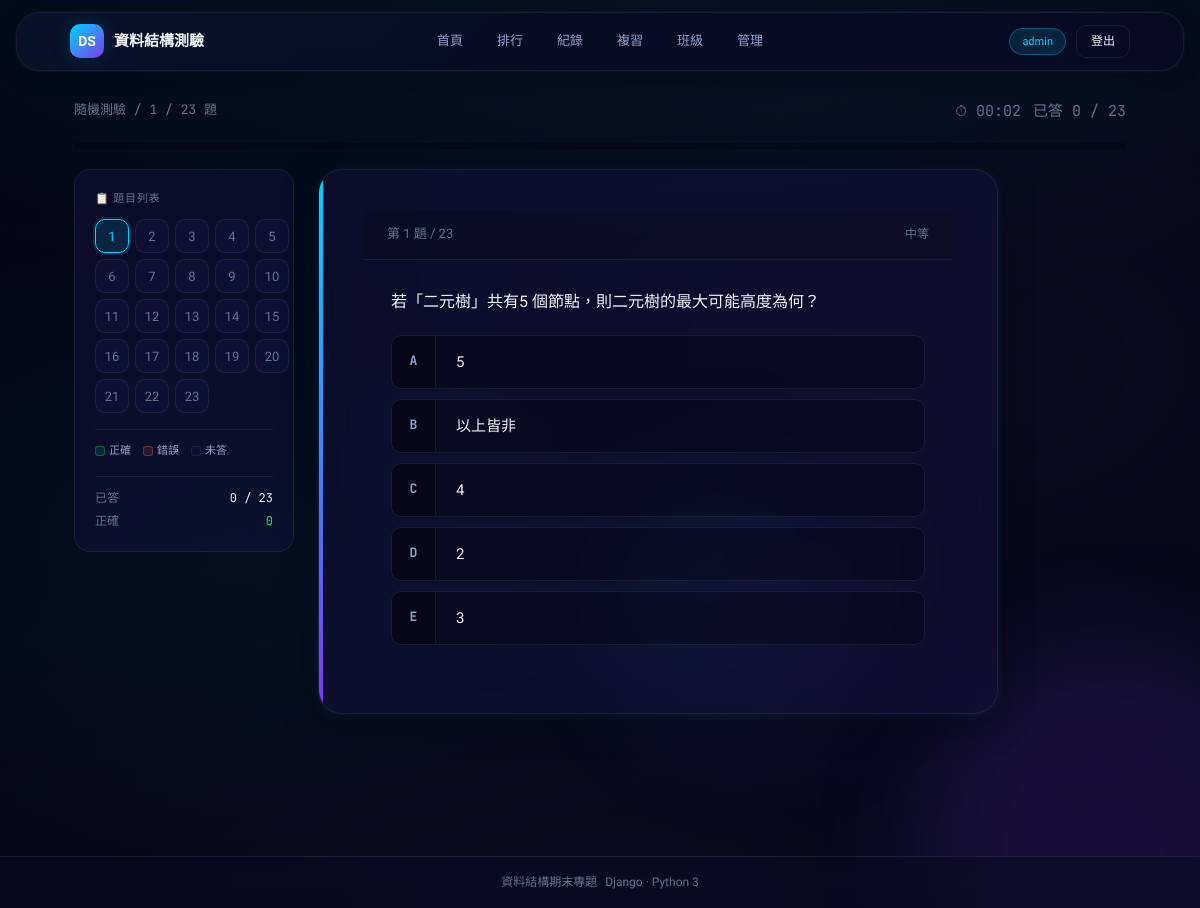
Page /random-quiz/take/ (signed in) on the committed database.
### quiz_app/models.py (models this page shows, shortened)
class User(AbstractUser):
    nickname = models.CharField(max_length=50, blank=True, verbose_name='暱稱')
    student_class = models.CharField(max_length=50, blank=True, null=True, verbose_name='班級')
    is_teacher = models.BooleanField(default=False, verbose_name='教師身分')
    class Meta:
        verbose_name = '使用者'
        verbose_name_plural = '使用者'

class Question(models.Model):
    DIFFICULTY_CHOICES = [
        ('easy', '簡單'),
        ('medium', '中等'),
        ('hard', '困難'),
    ]
    chapter = models.CharField(max_length=50, verbose_name='章節')
    question_number = models.IntegerField(verbose_name='題號')
    question_text = models.TextField(verbose_name='題目')
    question_image = models.ImageField(
        upload_to='quiz_app/images/',
        blank=True,
        null=True,
        verbose_name='題目圖片'
    )
    option_a = models.CharField(max_length=500, verbose_name='選項A')
    option_b = models.CharField(max_length=500, verbose_name='選項B')
    option_c = models.CharField(max_length=500, verbose_name='選項C')
    option_d = models.CharField(max_length=500, blank=True, null=True, verbose_name='選項D')
    option_e = models.CharField(max_length=500, blank=True, null=True, verbose_name='選項E')
    correct_answer = models.CharField(max_length=1, verbose_name='正確答案')
    difficulty = models.CharField(
        max_length=10,
        choices=DIFFICULTY_CHOICES,
        default='medium',
        verbose_name='難易度'
    )
    sequence_group = models.CharField(
        max_length=50,
        blank=True,
        null=True,
        verbose_name='連貫題組別',
        help_text='同一組別的題目會保持順序'
    )
    is_new = models.BooleanField(default=False, verbose_name='自編題目')
    source_note = models.CharField(
        max_length=200, blank=True, verbose_name='題目來源',
        help_text='若為自編題目，請註明來源或設計說明'
    )
    explanation = models.TextField(
        blank=True, verbose_name='題目詳解',
        help_text='作答後顯示的詳細解析，說明為什麼正確答案是對的'
    )
    error_count = models.IntegerField(default=0, verbose_name='累計錯誤次數')
    total_attempt_count = models.IntegerField(default=0, verbose_name='累計答題次數')
    class Meta:
        verbose_name = '題目'
        verbose_name_plural = '題目'
        unique_together = ['chapter', 'question_number']
        ordering = ['chapter', 'question_number']

### quiz_app/views.py (the view)
# urls.py: path('random-quiz/take/', views.take_random_quiz, name='take_random_quiz'),
def take_random_quiz(request):
    if not request.user.is_authenticated:
        return redirect('login')
    selected_chapters = request.GET.getlist('chapters')
    count = request.GET.get('count', None)
    sr = request.GET.get('sr', '0') == '1'
    if selected_chapters:
        questions = list(Question.objects.filter(chapter__in=selected_chapters))
    else:
        questions = list(Question.objects.all())
    if not questions:
        return redirect('random_quiz_setup')
    random.shuffle(questions)
    if count is not None:
        try:
            count = int(count)
            questions = _sample_with_groups(questions, count)
        except (ValueError, TypeError):
            pass
    quiz_data = []
    for q in questions:
        options, computed_answer = _build_shuffled_options(q)
        quiz_data.append({
            'id': q.id,
            'question': q.question_text,
            'question_image': q.question_image.url if q.question_image else None,
            'options': options,
            'correct_answer': computed_answer,
            'difficulty': q.get_difficulty_display() if hasattr(q, 'get_difficulty_display') else '',
            'explanation': q.explanation or '',
        })
    request.session['quiz_data'] = quiz_data
    request.session['chapter'] = '隨機測驗'
    request.session['start_time'] = None
    request.session['sr_enabled'] = sr
    request.session['sr_wrong_ids'] = []
    request.session['sr_round'] = 0
    if sr:
        request.session['sr_original_total'] = len(questions)
        request.session['sr_first_correct'] = 0
        request.session['sr_cumulative_time'] = 0
    return render(request, 'quiz_app/take_quiz.html', {
        'quiz_data': quiz_data,
        'chapter': '隨機測驗',
    })

### quiz_app/views.py (called while the page is built)
def _build_shuffled_options(q):
    label_order = ['A', 'B', 'C', 'D', 'E']
    option_texts = [q.option_a, q.option_b, q.option_c]
    if q.option_d:
        option_texts.append(q.option_d)
    if q.option_e:
        option_texts.append(q.option_e)
    labels = label_order[:len(option_texts)]
    correct_idx = label_order.index(q.correct_answer)
    correct_text = option_texts[correct_idx] if correct_idx < len(option_texts) else ''
    random.shuffle(option_texts)
    options = list(zip(labels, option_texts))
    computed_answer = q.correct_answer  # fallback
    for label, text in options:
        if text == correct_text:
            computed_answer = label
            break
    return options, computed_answer

### quiz_app/templates/quiz_app/take_quiz.html (shortened to what this page needs)
<!DOCTYPE html>
<html lang="zh-Hant">
<head>
  {% load static %}
  <link rel="stylesheet" href="{% static 'quiz_app/css/style.css' %}"/>
</head>
<body>
<div class="app">
  <div class="stars">
  </div>
  <div class="floating-orb"></div>
  <div class="floating-orb"></div>
  <header class="header">
    <div class="header-inner">
      <a class="brand" href="{% url 'home' %}">
        <span class="brand-icon">DS</span>
        <span>資料結構測驗</span>
      </a>
      <nav class="nav" id="main-nav">
        <a class="nav-link" href="{% url 'home' %}">首頁</a>
        <a class="nav-link" href="{% url 'leaderboard' %}">排行</a>
        <a class="nav-link" href="{% url 'quiz_records' %}">紀錄</a>
        <a class="nav-link" href="{% url 'wrong_answers' %}">複習</a>
        {% if user.is_authenticated and user.is_teacher %}
        <a class="nav-link" href="{% url 'classroom_list' %}">班級</a>
        {% elif user.is_authenticated %}
        <a class="nav-link" href="{% url 'classroom_my' %}">班級</a>
        {% endif %}
        <a class="nav-link" href="{% url 'admin_panel' %}">管理</a>
      </nav>
      <div class="header-meta">
        {% if user.is_authenticated %}
          <span class="tag tag-cyan" id="user-tag" onclick="openProfileModal()" style="cursor:pointer;" data-nickname="{{ user.nickname|default:'' }}" data-email="{{ user.email|default:'' }}" data-student-class="{{ user.student_class|default:'' }}">{{ user.nickname|default:user.username }}</span>
          <a href="{% url 'logout' %}" class="btn btn-sm btn-ghost">登出</a>
        {% endif %}
      </div>
    </div>
  </header>
  <main>
    <div class="container">
      <div style="display:flex;justify-content:space-between;align-items:center;margin-bottom:20px;">
        <div class="mono" style="color:var(--text-dim);font-size:13px;">
          <span class="dim">{{ chapter }}</span>
          <span> / </span>
          <span id="current-num">1</span><span class="dim"> / {{ quiz_data|length }} 題</span>
        </div>
        <div style="display:flex;gap:12px;align-items:center;">
          <span class="mono dim">⏱ <span id="timer">00:00</span></span>
          <span class="mono dim" id="answered-count">已答 0 / {{ quiz_data|length }}</span>
        </div>
      </div>
      <div class="quiz-progress">
        <div class="progress-track">
        </div>
      </div>
      <div style="display:grid;grid-template-columns:220px 1fr;gap:24px;align-items:start;">
        <div class="qnav-card">
          <div class="panel-label">📋 題目列表</div>
          <div class="qnav-grid" id="qnav">
            {% for item in quiz_data %}
            <button class="qnav-dot {% if forloop.first %}current{% endif %}" data-q="{{ forloop.counter0 }}" onclick="goToQuestion({{ forloop.counter0 }})">
              {{ forloop.counter }}
            </button>
            {% endfor %}
          </div>
          <div style="display:flex;gap:12px;margin-top:16px;padding-top:12px;border-top:1px solid var(--glass-border);font-size:11px;color:var(--text-muted);">
            <span style="display:flex;align-items:center;gap:4px;"><span style="display:inline-block;width:10px;height:10px;border-radius:3px;background:var(--mint-soft);border:1px solid var(--mint-border);"></span> 正確</span>
            <span style="display:flex;align-items:center;gap:4px;"><span style="display:inline-block;width:10px;height:10px;border-radius:3px;background:var(--coral-soft);border:1px solid var(--coral-border);"></span> 錯誤</span>
            <span style="display:flex;align-items:center;gap:4px;"><span style="display:inline-block;width:10px;height:10px;border-radius:3px;background:var(--glass-bg);border:1px solid var(--glass-border);"></span> 未答</span>
          </div>
          <div style="margin-top:16px;padding-top:12px;border-top:1px solid var(--glass-border);">
            <div style="display:flex;justify-content:space-between;font-size:12px;">
              <span class="dim">已答</span>
              <span class="mono" id="qnav-answered">0 / {{ quiz_data|length }}</span>
            </div>
            <div style="display:flex;justify-content:space-between;font-size:12px;margin-top:4px;">
              <span class="dim">正確</span>
              <span class="mono" id="qnav-correct" style="color:var(--mint);">0</span>
            </div>
          </div>
        </div>
        <div class="qcard-wrap">
          {% for item in quiz_data %}
          <div class="panel qcard {% if forloop.first %}active{% endif %}" data-q="{{ forloop.counter0 }}"
               data-id="{{ item.id }}" data-answer="{{ item.correct_answer }}" data-explanation="{{ item.explanation|default:''|escape }}">
            <div class="panel-header">
              <span><span class="dim">第 {{ forloop.counter }} 題 / {{ quiz_data|length }}</span></span>
              <span class="mono dim" style="font-size:12px;">{{ item.difficulty|default:"medium" }}</span>
            </div>
            <div class="panel-body">
              <div class="qstem">{{ item.question }}</div>
              <div class="options">
                {% for option_key, option_text in item.options %}
                <div class="option" data-key="{{ option_key }}" onclick="pickOption(this, {{ forloop.parentloop.counter0 }})">
                  <span class="opt-letter">{{ option_key }}</span>
                  <span class="opt-text">{{ option_text }}</span>
                  <span class="opt-mark"></span>
                </div>
                {% endfor %}
              </div>
            </div>
          </div>
          {% endfor %}
          <div class="quiz-footer">
          </div>
        </div>
      </div>
    </div>
  </main>
  <footer class="app-footer">
    <div class="container footer-inner" style="padding:0;">
      <div class="dim" style="font-size:12px">資料結構期末專題</div>
      <div class="dim" style="font-size:12px">Django · Python 3</div>
    </div>
  </footer>
</div>
</body>
</html>

### quiz_app/templates/quiz_app/take_quiz.html (style rules this page uses)
.qcard { display: none; }
.qcard.active { display: block; }
.qnav-card { background: var(--glass-bg); border: 1px solid var(--glass-border); border-radius: var(--radius-lg); padding: 20px; position: sticky; top: 100px; }
.qnav-card .panel-label { margin-bottom: 12px; }
.qnav-grid { display: grid; grid-template-columns: repeat(5, 1fr); gap: 6px; }
.qnav-dot { width: 100%; aspect-ratio: 1; border-radius: var(--radius); border: 1px solid var(--glass-border); background: var(--glass-bg); color: var(--text-dim); font-size: 13px; font-weight: 500; cursor: pointer; transition: all 0.2s; font-family: inherit; }
.qnav-dot.current { border-color: var(--cyan); background: var(--cyan-soft); color: var(--cyan); box-shadow: 0 0 0 2px var(--cyan-soft); }
.quiz-progress { margin-bottom: 20px; }
.qcard-wrap { max-width: 680px; }
.qcard .qstem { font-size: 16px; line-height: 1.7; margin-bottom: 20px; }

### rows in the picture
User: nickname "admin"
Question: question "若「二元樹」共有5 個節點，則二元樹的最大可能高度為何？", options "以上皆非"

### other values in the picture
{{ chapter }} "隨機測驗"
{{ quiz_data|length }} "23"
{{ item.difficulty|default:"medium" }} "中等"
{{ option_key }} "A" "B" "C" "D" "E"
{{ option_text }} "5" "4" "2" "3"
